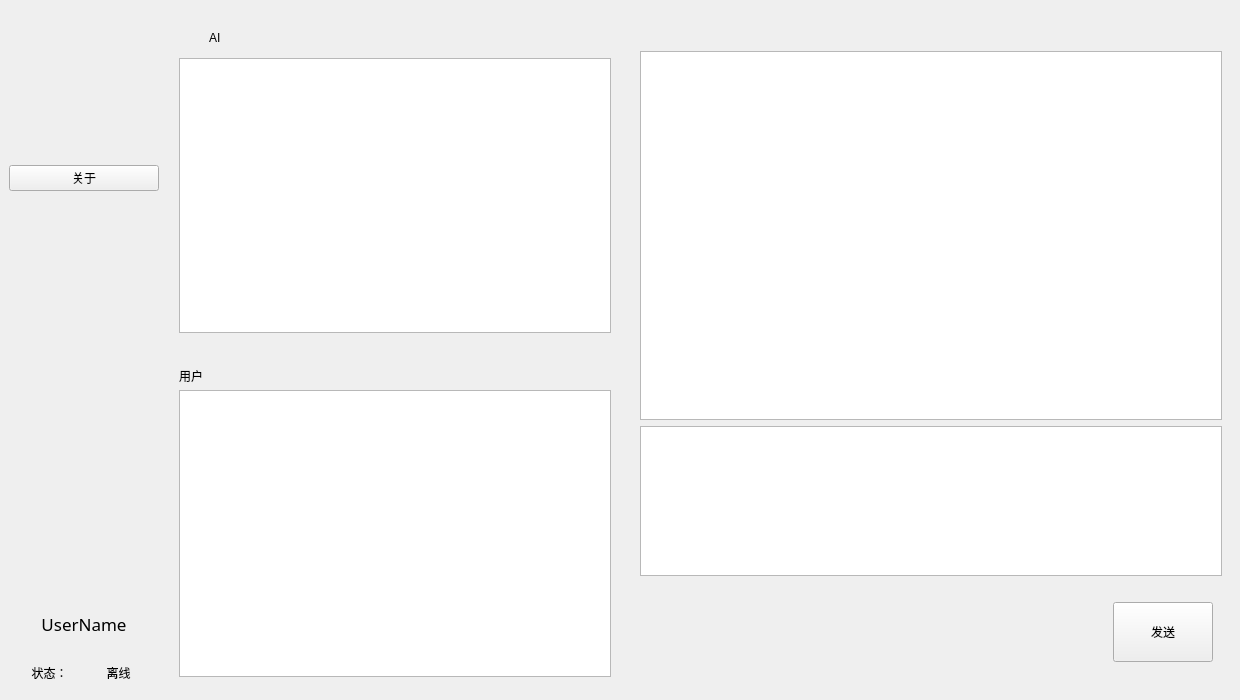
<?xml version="1.0" encoding="UTF-8"?>
<ui version="4.0">
 <class>MainUI</class>
 <widget class="QMainWindow" name="MainUI">
  <property name="geometry">
   <rect>
    <x>0</x>
    <y>0</y>
    <width>1240</width>
    <height>700</height>
   </rect>
  </property>
  <property name="maximumSize">
   <size>
    <width>16777215</width>
    <height>16777215</height>
   </size>
  </property>
  <property name="windowTitle">
   <string>MainWindow</string>
  </property>
  <property name="styleSheet">
   <string notr="true"/>
  </property>
  <widget class="QWidget" name="centralwidget">
   <layout class="QHBoxLayout" name="horizontalLayout_4">
    <item>
     <widget class="QWidget" name="Part_Info" native="true">
      <property name="sizePolicy">
       <sizepolicy hsizetype="Expanding" vsizetype="Expanding">
        <horstretch>0</horstretch>
        <verstretch>0</verstretch>
       </sizepolicy>
      </property>
      <property name="minimumSize">
       <size>
        <width>150</width>
        <height>300</height>
       </size>
      </property>
      <property name="maximumSize">
       <size>
        <width>150</width>
        <height>16777215</height>
       </size>
      </property>
      <layout class="QVBoxLayout" name="verticalLayout">
       <property name="spacing">
        <number>6</number>
       </property>
       <property name="leftMargin">
        <number>0</number>
       </property>
       <property name="topMargin">
        <number>0</number>
       </property>
       <property name="rightMargin">
        <number>0</number>
       </property>
       <property name="bottomMargin">
        <number>0</number>
       </property>
       <item>
        <widget class="QLabel" name="label_avator">
         <property name="sizePolicy">
          <sizepolicy hsizetype="Expanding" vsizetype="Expanding">
           <horstretch>0</horstretch>
           <verstretch>0</verstretch>
          </sizepolicy>
         </property>
         <property name="minimumSize">
          <size>
           <width>150</width>
           <height>150</height>
          </size>
         </property>
         <property name="maximumSize">
          <size>
           <width>150</width>
           <height>150</height>
          </size>
         </property>
         <property name="text">
          <string/>
         </property>
        </widget>
       </item>
       <item>
        <widget class="QPushButton" name="Button_info">
         <property name="text">
          <string>关于</string>
         </property>
        </widget>
       </item>
       <item>
        <spacer name="verticalSpacer">
         <property name="orientation">
          <enum>Qt::Vertical</enum>
         </property>
         <property name="sizeHint" stdset="0">
          <size>
           <width>20</width>
           <height>40</height>
          </size>
         </property>
        </spacer>
       </item>
       <item>
        <widget class="QLabel" name="label_username">
         <property name="minimumSize">
          <size>
           <width>0</width>
           <height>50</height>
          </size>
         </property>
         <property name="maximumSize">
          <size>
           <width>16777215</width>
           <height>75</height>
          </size>
         </property>
         <property name="font">
          <font>
           <family>黑体</family>
           <pointsize>13</pointsize>
           <weight>50</weight>
           <italic>false</italic>
           <bold>false</bold>
          </font>
         </property>
         <property name="layoutDirection">
          <enum>Qt::LeftToRight</enum>
         </property>
         <property name="styleSheet">
          <string notr="true"/>
         </property>
         <property name="text">
          <string>UserName</string>
         </property>
         <property name="alignment">
          <set>Qt::AlignCenter</set>
         </property>
        </widget>
       </item>
       <item>
        <widget class="QWidget" name="Status" native="true">
         <property name="minimumSize">
          <size>
           <width>0</width>
           <height>0</height>
          </size>
         </property>
         <property name="maximumSize">
          <size>
           <width>16777215</width>
           <height>50</height>
          </size>
         </property>
         <layout class="QHBoxLayout" name="horizontalLayout_6">
          <item>
           <widget class="QLabel" name="text_status">
            <property name="minimumSize">
             <size>
              <width>0</width>
              <height>0</height>
             </size>
            </property>
            <property name="layoutDirection">
             <enum>Qt::LeftToRight</enum>
            </property>
            <property name="text">
             <string>状态：</string>
            </property>
            <property name="alignment">
             <set>Qt::AlignCenter</set>
            </property>
           </widget>
          </item>
          <item>
           <widget class="QLabel" name="label_status">
            <property name="minimumSize">
             <size>
              <width>0</width>
              <height>0</height>
             </size>
            </property>
            <property name="text">
             <string>离线</string>
            </property>
            <property name="alignment">
             <set>Qt::AlignCenter</set>
            </property>
           </widget>
          </item>
         </layout>
        </widget>
       </item>
      </layout>
     </widget>
    </item>
    <item>
     <widget class="QWidget" name="Part_AIUser" native="true">
      <property name="minimumSize">
       <size>
        <width>350</width>
        <height>0</height>
       </size>
      </property>
      <property name="maximumSize">
       <size>
        <width>600</width>
        <height>16777215</height>
       </size>
      </property>
      <layout class="QVBoxLayout" name="verticalLayout_3">
       <property name="leftMargin">
        <number>0</number>
       </property>
       <property name="topMargin">
        <number>0</number>
       </property>
       <property name="rightMargin">
        <number>0</number>
       </property>
       <property name="bottomMargin">
        <number>0</number>
       </property>
       <item>
        <widget class="QWidget" name="AI" native="true">
         <layout class="QVBoxLayout" name="verticalLayout_8">
          <item>
           <widget class="QWidget" name="Part_AI" native="true">
            <property name="maximumSize">
             <size>
              <width>16777215</width>
              <height>16777215</height>
             </size>
            </property>
            <layout class="QVBoxLayout" name="verticalLayout_7">
             <property name="spacing">
              <number>5</number>
             </property>
             <property name="leftMargin">
              <number>5</number>
             </property>
             <property name="topMargin">
              <number>5</number>
             </property>
             <property name="rightMargin">
              <number>5</number>
             </property>
             <property name="bottomMargin">
              <number>5</number>
             </property>
             <item>
              <widget class="QWidget" name="widget_8" native="true">
               <layout class="QHBoxLayout" name="horizontalLayout_5">
                <property name="spacing">
                 <number>0</number>
                </property>
                <property name="leftMargin">
                 <number>0</number>
                </property>
                <property name="topMargin">
                 <number>0</number>
                </property>
                <property name="rightMargin">
                 <number>0</number>
                </property>
                <property name="bottomMargin">
                 <number>0</number>
                </property>
                <item>
                 <widget class="QLabel" name="label_aiload">
                  <property name="minimumSize">
                   <size>
                    <width>30</width>
                    <height>30</height>
                   </size>
                  </property>
                  <property name="maximumSize">
                   <size>
                    <width>30</width>
                    <height>30</height>
                   </size>
                  </property>
                  <property name="text">
                   <string/>
                  </property>
                 </widget>
                </item>
                <item>
                 <widget class="QLabel" name="text_ai">
                  <property name="minimumSize">
                   <size>
                    <width>200</width>
                    <height>30</height>
                   </size>
                  </property>
                  <property name="maximumSize">
                   <size>
                    <width>200</width>
                    <height>30</height>
                   </size>
                  </property>
                  <property name="text">
                   <string>AI</string>
                  </property>
                 </widget>
                </item>
                <item>
                 <spacer name="horizontalSpacer_2">
                  <property name="orientation">
                   <enum>Qt::Horizontal</enum>
                  </property>
                  <property name="sizeHint" stdset="0">
                   <size>
                    <width>40</width>
                    <height>20</height>
                   </size>
                  </property>
                 </spacer>
                </item>
               </layout>
              </widget>
             </item>
             <item>
              <widget class="QTextBrowser" name="textBrowser_ai"/>
             </item>
            </layout>
           </widget>
          </item>
         </layout>
        </widget>
       </item>
       <item>
        <widget class="QWidget" name="Part_Friend" native="true">
         <property name="maximumSize">
          <size>
           <width>16777215</width>
           <height>16777215</height>
          </size>
         </property>
         <layout class="QVBoxLayout" name="verticalLayout_6">
          <item>
           <widget class="QWidget" name="Part_Friends" native="true">
            <property name="maximumSize">
             <size>
              <width>16777215</width>
              <height>16777215</height>
             </size>
            </property>
            <layout class="QVBoxLayout" name="verticalLayout_4">
             <property name="spacing">
              <number>5</number>
             </property>
             <property name="leftMargin">
              <number>5</number>
             </property>
             <property name="topMargin">
              <number>5</number>
             </property>
             <property name="rightMargin">
              <number>5</number>
             </property>
             <property name="bottomMargin">
              <number>5</number>
             </property>
             <item>
              <widget class="QLabel" name="text_friend">
               <property name="text">
                <string>用户</string>
               </property>
              </widget>
             </item>
             <item>
              <widget class="QListWidget" name="list_friends">
               <property name="minimumSize">
                <size>
                 <width>0</width>
                 <height>0</height>
                </size>
               </property>
               <property name="maximumSize">
                <size>
                 <width>16777215</width>
                 <height>16777215</height>
                </size>
               </property>
               <property name="styleSheet">
                <string notr="true"/>
               </property>
              </widget>
             </item>
            </layout>
           </widget>
          </item>
         </layout>
        </widget>
       </item>
      </layout>
     </widget>
    </item>
    <item>
     <widget class="QWidget" name="Part_Chat" native="true">
      <property name="minimumSize">
       <size>
        <width>600</width>
        <height>0</height>
       </size>
      </property>
      <layout class="QVBoxLayout" name="verticalLayout_5">
       <item>
        <widget class="QLabel" name="label_sendname">
         <property name="font">
          <font>
           <family>黑体</family>
           <pointsize>15</pointsize>
           <weight>50</weight>
           <bold>false</bold>
          </font>
         </property>
         <property name="text">
          <string/>
         </property>
        </widget>
       </item>
       <item>
        <widget class="QListWidget" name="list_message">
         <property name="styleSheet">
          <string notr="true">    QListWidget::item:!enabled {
        background-color: #ffffff;
}</string>
         </property>
        </widget>
       </item>
       <item>
        <widget class="QTextEdit" name="input_messagebox">
         <property name="maximumSize">
          <size>
           <width>16777215</width>
           <height>150</height>
          </size>
         </property>
        </widget>
       </item>
       <item>
        <widget class="QWidget" name="widget_4" native="true">
         <property name="minimumSize">
          <size>
           <width>0</width>
           <height>100</height>
          </size>
         </property>
         <layout class="QHBoxLayout" name="horizontalLayout_3">
          <item>
           <spacer name="horizontalSpacer">
            <property name="orientation">
             <enum>Qt::Horizontal</enum>
            </property>
            <property name="sizeHint" stdset="0">
             <size>
              <width>40</width>
              <height>20</height>
             </size>
            </property>
           </spacer>
          </item>
          <item>
           <widget class="QPushButton" name="button_sendmessage">
            <property name="minimumSize">
             <size>
              <width>100</width>
              <height>60</height>
             </size>
            </property>
            <property name="text">
             <string>发送</string>
            </property>
           </widget>
          </item>
         </layout>
        </widget>
       </item>
      </layout>
     </widget>
    </item>
   </layout>
  </widget>
 </widget>
 <resources/>
 <connections/>
</ui>
